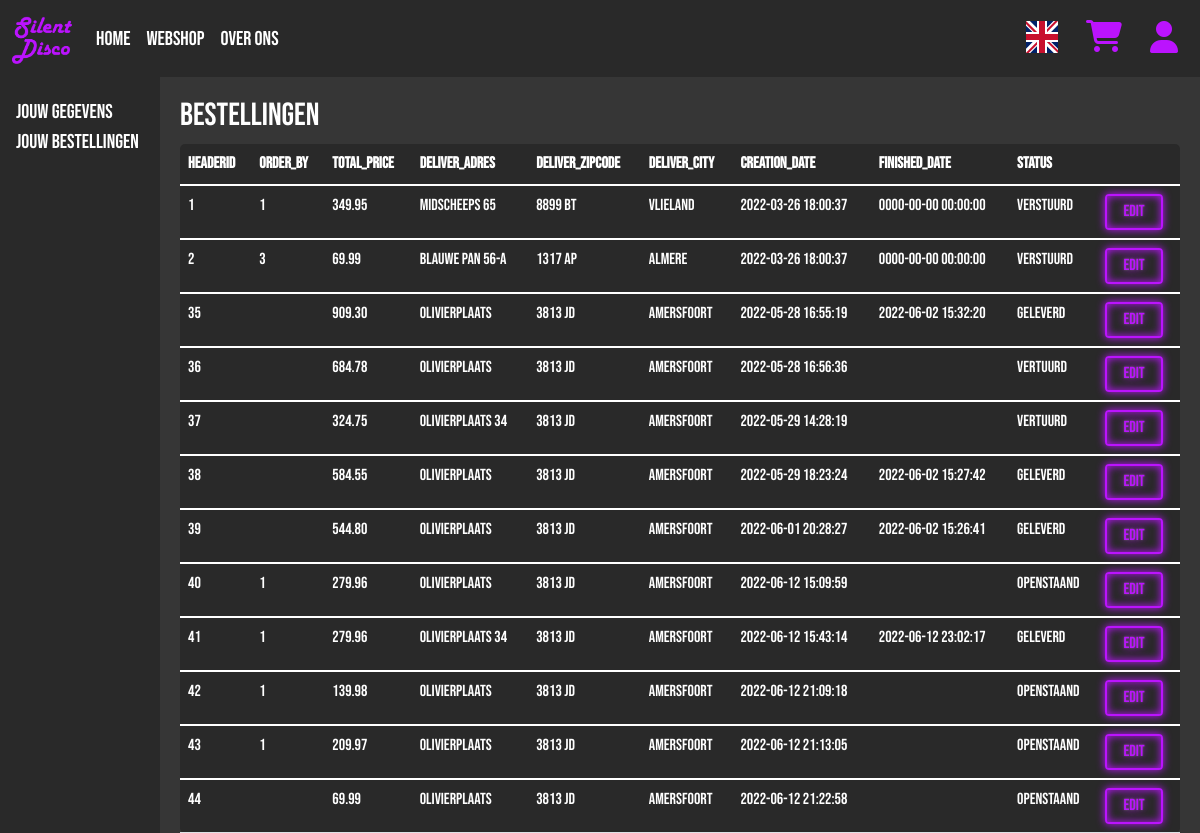
Page /ordersView.php on the committed database.
### tables this page shows
CREATE TABLE `orderheaders` (
  `HeaderID` int(11) NOT NULL,
  `Order_By` int(11) DEFAULT NULL,
  `Total_Price` decimal(65,2) NOT NULL,
  `Deliver_Adres` varchar(255) NOT NULL,
  `Deliver_Zipcode` varchar(10) NOT NULL,
  `Deliver_City` varchar(50) NOT NULL,
  `Creation_Date` timestamp NOT NULL DEFAULT current_timestamp(),
  `Finished_Date` datetime DEFAULT NULL,
  `Status` varchar(25) NOT NULL DEFAULT 'Openstaand'
);

### Database.php (called while the page is built)
<?php
class Database {
	private string $host = 'localhost';
	private string $dbname = 'stilteaubv';
	protected $connection;
	public function __construct(string $user, string $pass) {
		if(!isset($this->connection) && empty($this->connection)) {
			try {
				$this->connection = new PDO('mysql:host=' . $this->host . ';dbname=' . $this->dbname, $user, $pass);
			} catch (PDOException $e) {
				return $e;
			}
		}
		return $this->connection;
	}
}
?>

### OrderManager.php (called while the page is built, shortened)
<?php
require_once('Crud.php');
Class OrderManager {
    private Crud $crud;
    public function __construct() {
        $this->crud = new Crud('root', '');
    }
    public function fetchOrderHeaders() : array {
        return $this->crud->getTable('orderheaders');
    }
}
?>

### Crud.php (called while the page is built, shortened)
<?php
require_once('Database.php');
class Crud extends Database {
	public function getTable($table) {
		try {
			$select = $this->connection->prepare("SELECT * FROM `$table`");
			$select->execute();
			return $select->fetchall(PDO::FETCH_ASSOC);
		} catch(PDOException $e) {
			echo $e;
		}
	}
}
?>

### EmployeeUI.php (the view, shortened to what this page needs)
<!doctype HTML>
<?php
require_once('OrderManager.php');
$o_man = new OrderManager();
if(basename($_SERVER['PHP_SELF']) === 'ordersView.php') {
    $orders = $o_man->fetchOrderHeaders();
    $count = 0;
    foreach($orders as $rows) {
        if($count < 1) {
            echo "<thead><tr>";
            foreach(array_keys($rows) as $keys) {
                echo "<th scope='col'>{$keys}</th>";
            }
            echo "<th></th>";
            $count++;
            echo "</tr></thead>
                <tbody>
                <tr>";
        }
        $linkKey = $rows['HeaderID'];
        foreach($rows as $key=>$value) {
            echo "<td name={$key}>{$value}</td>";
            if(array_key_last($rows) === $key) {
                echo "<td><a href='orderDetailsView.php?edit={$linkKey}' class='neon-button'>Edit</a></td>";
            }
        }
        echo "</tr></tbody>";
    }
}
?>

### Style/base.css (style rules this page uses)
body, html { height: 100%; color: white; background-color: rgb(54, 54, 54); font-family: 'Bebas Neue', cursive; }
li, a, button { font-weight: 500; font-size: 16px; color: white; text-decoration: none; }
tbody tr { transition: background 0.25s ease; }
.neon-button { background-color: transparent; display: inline-block; cursor: pointer; text-decoration: none; color: #BB13FE; border: currentColor 0.125em solid; padding: 0.25em 1em; border-radius: 0.25em; text-shadow: 0 0 0.125em rgb(104, 104, 104), 0 0 0.5em currentColor; box-shadow: inset 0 0 0.5em 0 currentColor, 0 0 0.5em 0 currentColor; }

### rows in the picture
orderheaders: keys "HeaderID", keys "Order_By", keys "Total_Price", keys "Deliver_Adres", keys "Deliver_Zipcode", keys "Deliver_City", keys "Creation_Date", keys "Finished_Date", keys "Status", HeaderID "1", Order_By "1", Total_Price "349.95", Deliver_Adres "Midscheeps 65", Deliver_Zipcode "8899 BT", Deliver_City "Vlieland", Creation_Date "2022-03-26 18:00:37", Finished_Date "0000-00-00 00:00:00", Status "Verstuurd"
orderheaders: HeaderID "2", Order_By "3", Total_Price "69.99", Deliver_Adres "Blauwe Pan 56-A", Deliver_Zipcode "1317 AP", Deliver_City "Almere", Creation_Date "2022-03-26 18:00:37", Finished_Date "0000-00-00 00:00:00", Status "Verstuurd"
orderheaders: HeaderID "35", Total_Price "909.30", Deliver_Adres "Olivierplaats", Deliver_Zipcode "3813 JD", Deliver_City "Amersfoort", Creation_Date "2022-05-28 16:55:19", Finished_Date "2022-06-02 15:32:20", Status "Geleverd"
orderheaders: HeaderID "36", Total_Price "684.78", Deliver_Adres "Olivierplaats", Deliver_Zipcode "3813 JD", Deliver_City "Amersfoort", Creation_Date "2022-05-28 16:56:36", Status "Vertuurd"
orderheaders: HeaderID "37", Total_Price "324.75", Deliver_Adres "Olivierplaats 34", Deliver_Zipcode "3813 JD", Deliver_City "Amersfoort", Creation_Date "2022-05-29 14:28:19", Status "Vertuurd"
orderheaders: HeaderID "38", Total_Price "584.55", Deliver_Adres "Olivierplaats", Deliver_Zipcode "3813 JD", Deliver_City "Amersfoort", Creation_Date "2022-05-29 18:23:24", Finished_Date "2022-06-02 15:27:42", Status "Geleverd"
orderheaders: HeaderID "39", Total_Price "544.80", Deliver_Adres "Olivierplaats", Deliver_Zipcode "3813 JD", Deliver_City "Amersfoort", Creation_Date "2022-06-01 20:28:27", Finished_Date "2022-06-02 15:26:41", Status "Geleverd"
orderheaders: HeaderID "40", Order_By "1", Total_Price "279.96", Deliver_Adres "Olivierplaats", Deliver_Zipcode "3813 JD", Deliver_City "Amersfoort", Creation_Date "2022-06-12 15:09:59", Status "Openstaand"
orderheaders: HeaderID "41", Order_By "1", Total_Price "279.96", Deliver_Adres "Olivierplaats 34", Deliver_Zipcode "3813 JD", Deliver_City "Amersfoort", Creation_Date "2022-06-12 15:43:14", Finished_Date "2022-06-12 23:02:17", Status "Geleverd"
orderheaders: HeaderID "42", Order_By "1", Total_Price "139.98", Deliver_Adres "Olivierplaats", Deliver_Zipcode "3813 JD", Deliver_City "Amersfoort", Creation_Date "2022-06-12 21:09:18", Status "Openstaand"
orderheaders: HeaderID "43", Order_By "1", Total_Price "209.97", Deliver_Adres "Olivierplaats", Deliver_Zipcode "3813 JD", Deliver_City "Amersfoort", Creation_Date "2022-06-12 21:13:05", Status "Openstaand"
orderheaders: HeaderID "44", Total_Price "69.99", Deliver_Adres "Olivierplaats", Deliver_Zipcode "3813 JD", Deliver_City "Amersfoort", Creation_Date "2022-06-12 21:22:58", Status "Openstaand"

### other values in the picture
$about "Over Ons"
$infoTitle "Jouw gegevens"
$orderTitle "Jouw bestellingen"
